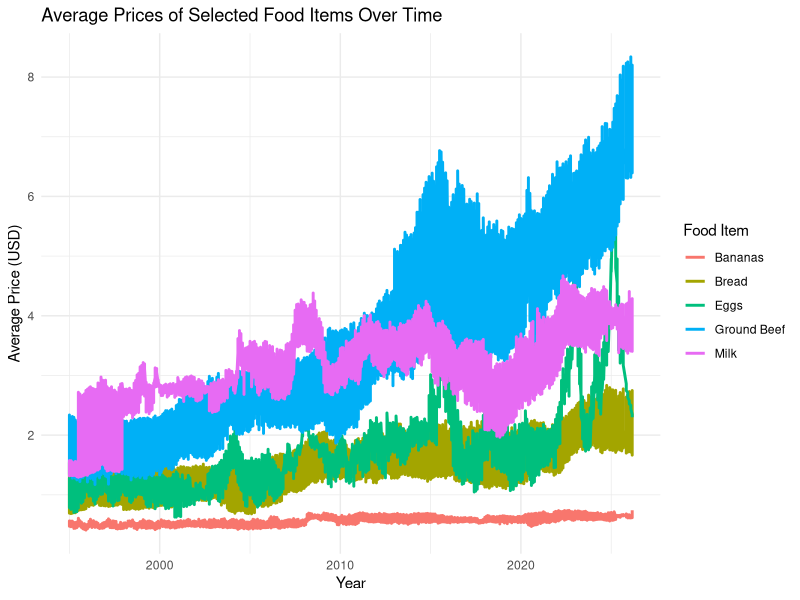

Write R code to recreate this figure.
## ---- chunk 1
library(tidyverse)
library(knitr)
library(kableExtra)

food_clean <- read_csv("clean_food_prices.csv")

food_clean <- food_clean |>
  mutate(date = as.Date(date))
## ---- chunk 2
ggplot(food_clean, aes(x = date, y = value, color = item_clean)) +
  geom_line(linewidth = 1) +
  labs(
    title = "Average Prices of Selected Food Items Over Time",
    x = "Year",
    y = "Average Price (USD)",
    color = "Food Item"
  ) +
  theme_minimal()
## ---- chunk 3
summary_table <- food_clean |>
  group_by(item_clean) |>
  summarise(
    earliest_date = min(date, na.rm = TRUE),
    latest_date = max(date, na.rm = TRUE),
    earliest_price = value[date == min(date, na.rm = TRUE)][1],
    latest_price = value[date == max(date, na.rm = TRUE)][1],
    absolute_change = latest_price - earliest_price,
    percent_change = ((latest_price - earliest_price) / earliest_price) * 100
  ) |>
  ungroup() |>
  mutate(
    earliest_price = round(earliest_price, 2),
    latest_price = round(latest_price, 2),
    absolute_change = round(absolute_change, 2),
    percent_change = round(percent_change, 1)
  )
## ---- chunk 4
summary_table |>
  kable(
    caption = "Summary of Price Changes for Selected Food Items",
    col.names = c(
      "Food Item", "Earliest Date", "Latest Date",
      "Earliest Price", "Latest Price",
      "Absolute Change", "Percent Change (%)"
    ),
    align = "lcccccc"
  ) |>
  kable_styling(
    bootstrap_options = c("striped", "hover", "condensed"),
    full_width = FALSE,
    position = "center"
  )
